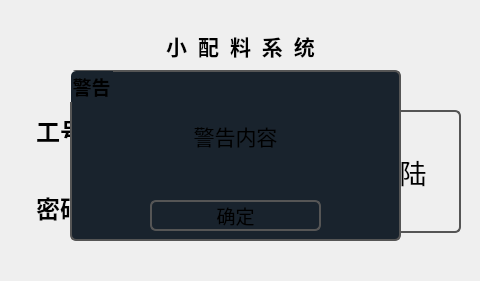
<?xml version="1.0" encoding="UTF-8"?>
<ui version="4.0">
 <class>Dialog</class>
 <widget class="QDialog" name="Dialog">
  <property name="geometry">
   <rect>
    <x>0</x>
    <y>0</y>
    <width>480</width>
    <height>281</height>
   </rect>
  </property>
  <property name="maximumSize">
   <size>
    <width>480</width>
    <height>680</height>
   </size>
  </property>
  <property name="windowTitle">
   <string>小配料登陆</string>
  </property>
  <property name="styleSheet">
   <string notr="true">border:0px solid rgb(255, 255, 255);
</string>
  </property>
  <widget class="QLabel" name="label">
   <property name="geometry">
    <rect>
     <x>20</x>
     <y>110</y>
     <width>71</width>
     <height>41</height>
    </rect>
   </property>
   <property name="font">
    <font>
     <family>Arial Black</family>
     <pointsize>18</pointsize>
     <weight>75</weight>
     <bold>true</bold>
    </font>
   </property>
   <property name="styleSheet">
    <string notr="true">border:0px solid rgb(255, 255, 255);
border-style:outset;
background:transparent;</string>
   </property>
   <property name="text">
    <string>工号:</string>
   </property>
   <property name="alignment">
    <set>Qt::AlignRight|Qt::AlignTrailing|Qt::AlignVCenter</set>
   </property>
  </widget>
  <widget class="QLabel" name="label_2">
   <property name="geometry">
    <rect>
     <x>20</x>
     <y>187</y>
     <width>71</width>
     <height>41</height>
    </rect>
   </property>
   <property name="font">
    <font>
     <family>Arial Black</family>
     <pointsize>18</pointsize>
     <weight>75</weight>
     <bold>true</bold>
    </font>
   </property>
   <property name="styleSheet">
    <string notr="true">border:0px solid rgb(255, 255, 255);
border-style:outset;
background:transparent;</string>
   </property>
   <property name="text">
    <string>密码:</string>
   </property>
   <property name="alignment">
    <set>Qt::AlignRight|Qt::AlignTrailing|Qt::AlignVCenter</set>
   </property>
  </widget>
  <widget class="QPushButton" name="Btn_Login">
   <property name="geometry">
    <rect>
     <x>338</x>
     <y>110</y>
     <width>123</width>
     <height>123</height>
    </rect>
   </property>
   <property name="font">
    <font>
     <family>Arial Black</family>
     <pointsize>20</pointsize>
    </font>
   </property>
   <property name="styleSheet">
    <string notr="true">background-color: transparent;
border: 2px solid #555555;
border-radius: 6px;</string>
   </property>
   <property name="text">
    <string>登陆</string>
   </property>
  </widget>
  <widget class="QGroupBox" name="groupBox">
   <property name="geometry">
    <rect>
     <x>0</x>
     <y>290</y>
     <width>471</width>
     <height>391</height>
    </rect>
   </property>
   <property name="styleSheet">
    <string notr="true"/>
   </property>
   <property name="title">
    <string/>
   </property>
   <widget class="QWidget" name="verticalLayoutWidget">
    <property name="geometry">
     <rect>
      <x>10</x>
      <y>10</y>
      <width>461</width>
      <height>371</height>
     </rect>
    </property>
    <layout class="QVBoxLayout" name="verticalLayout">
     <item>
      <layout class="QHBoxLayout" name="horizontalLayout">
       <item>
        <widget class="QPushButton" name="Btn_1">
         <property name="minimumSize">
          <size>
           <width>135</width>
           <height>80</height>
          </size>
         </property>
         <property name="maximumSize">
          <size>
           <width>135</width>
           <height>80</height>
          </size>
         </property>
         <property name="font">
          <font>
           <family>Arial Black</family>
           <pointsize>20</pointsize>
           <weight>75</weight>
           <bold>true</bold>
          </font>
         </property>
         <property name="styleSheet">
          <string notr="true">background-color: transparent;
border: 2px solid #555555;
border-radius: 6px;</string>
         </property>
         <property name="text">
          <string>1</string>
         </property>
        </widget>
       </item>
       <item>
        <widget class="QPushButton" name="Btn_2">
         <property name="minimumSize">
          <size>
           <width>135</width>
           <height>80</height>
          </size>
         </property>
         <property name="maximumSize">
          <size>
           <width>135</width>
           <height>80</height>
          </size>
         </property>
         <property name="font">
          <font>
           <family>Arial Black</family>
           <pointsize>20</pointsize>
           <weight>75</weight>
           <bold>true</bold>
          </font>
         </property>
         <property name="styleSheet">
          <string notr="true">background-color: transparent;
border: 2px solid #555555;
border-radius: 6px;</string>
         </property>
         <property name="text">
          <string>2</string>
         </property>
        </widget>
       </item>
       <item>
        <widget class="QPushButton" name="Btn_3">
         <property name="minimumSize">
          <size>
           <width>135</width>
           <height>80</height>
          </size>
         </property>
         <property name="maximumSize">
          <size>
           <width>135</width>
           <height>80</height>
          </size>
         </property>
         <property name="font">
          <font>
           <family>Arial Black</family>
           <pointsize>20</pointsize>
           <weight>75</weight>
           <bold>true</bold>
          </font>
         </property>
         <property name="styleSheet">
          <string notr="true">background-color: transparent;
border: 2px solid #555555;
border-radius: 6px;</string>
         </property>
         <property name="text">
          <string>3</string>
         </property>
        </widget>
       </item>
      </layout>
     </item>
     <item>
      <layout class="QHBoxLayout" name="horizontalLayout_3">
       <item>
        <widget class="QPushButton" name="Btn_4">
         <property name="minimumSize">
          <size>
           <width>135</width>
           <height>80</height>
          </size>
         </property>
         <property name="maximumSize">
          <size>
           <width>135</width>
           <height>80</height>
          </size>
         </property>
         <property name="font">
          <font>
           <family>Arial Black</family>
           <pointsize>20</pointsize>
           <weight>75</weight>
           <bold>true</bold>
          </font>
         </property>
         <property name="styleSheet">
          <string notr="true">background-color: transparent;
border: 2px solid #555555;
border-radius: 6px;</string>
         </property>
         <property name="text">
          <string>4</string>
         </property>
        </widget>
       </item>
       <item>
        <widget class="QPushButton" name="Btn_5">
         <property name="minimumSize">
          <size>
           <width>135</width>
           <height>80</height>
          </size>
         </property>
         <property name="maximumSize">
          <size>
           <width>135</width>
           <height>80</height>
          </size>
         </property>
         <property name="font">
          <font>
           <family>Arial Black</family>
           <pointsize>20</pointsize>
           <weight>75</weight>
           <bold>true</bold>
          </font>
         </property>
         <property name="styleSheet">
          <string notr="true">background-color: transparent;
border: 2px solid #555555;
border-radius: 6px;</string>
         </property>
         <property name="text">
          <string>5</string>
         </property>
        </widget>
       </item>
       <item>
        <widget class="QPushButton" name="Btn_6">
         <property name="minimumSize">
          <size>
           <width>135</width>
           <height>80</height>
          </size>
         </property>
         <property name="maximumSize">
          <size>
           <width>135</width>
           <height>80</height>
          </size>
         </property>
         <property name="font">
          <font>
           <family>Arial Black</family>
           <pointsize>20</pointsize>
           <weight>75</weight>
           <bold>true</bold>
          </font>
         </property>
         <property name="styleSheet">
          <string notr="true">background-color: transparent;
border: 2px solid #555555;
border-radius: 6px;</string>
         </property>
         <property name="text">
          <string>6</string>
         </property>
        </widget>
       </item>
      </layout>
     </item>
     <item>
      <layout class="QHBoxLayout" name="horizontalLayout_2">
       <item>
        <widget class="QPushButton" name="Btn_7">
         <property name="minimumSize">
          <size>
           <width>135</width>
           <height>80</height>
          </size>
         </property>
         <property name="maximumSize">
          <size>
           <width>135</width>
           <height>80</height>
          </size>
         </property>
         <property name="font">
          <font>
           <family>Arial Black</family>
           <pointsize>20</pointsize>
           <weight>75</weight>
           <bold>true</bold>
          </font>
         </property>
         <property name="styleSheet">
          <string notr="true">background-color: transparent;
border: 2px solid #555555;
border-radius: 6px;</string>
         </property>
         <property name="text">
          <string>7</string>
         </property>
        </widget>
       </item>
       <item>
        <widget class="QPushButton" name="Btn_8">
         <property name="minimumSize">
          <size>
           <width>135</width>
           <height>80</height>
          </size>
         </property>
         <property name="maximumSize">
          <size>
           <width>135</width>
           <height>80</height>
          </size>
         </property>
         <property name="font">
          <font>
           <family>Arial Black</family>
           <pointsize>20</pointsize>
           <weight>75</weight>
           <bold>true</bold>
          </font>
         </property>
         <property name="styleSheet">
          <string notr="true">background-color: transparent;
border: 2px solid #555555;
border-radius: 6px;</string>
         </property>
         <property name="text">
          <string>8</string>
         </property>
        </widget>
       </item>
       <item>
        <widget class="QPushButton" name="Btn_9">
         <property name="minimumSize">
          <size>
           <width>135</width>
           <height>80</height>
          </size>
         </property>
         <property name="maximumSize">
          <size>
           <width>135</width>
           <height>80</height>
          </size>
         </property>
         <property name="font">
          <font>
           <family>Arial Black</family>
           <pointsize>20</pointsize>
           <weight>75</weight>
           <bold>true</bold>
          </font>
         </property>
         <property name="styleSheet">
          <string notr="true">background-color: transparent;
border: 2px solid #555555;
border-radius: 6px;</string>
         </property>
         <property name="text">
          <string>9</string>
         </property>
        </widget>
       </item>
      </layout>
     </item>
     <item>
      <layout class="QHBoxLayout" name="horizontalLayout_4">
       <item>
        <widget class="QPushButton" name="Btn_Switch">
         <property name="minimumSize">
          <size>
           <width>135</width>
           <height>80</height>
          </size>
         </property>
         <property name="maximumSize">
          <size>
           <width>135</width>
           <height>80</height>
          </size>
         </property>
         <property name="font">
          <font>
           <family>Arial Black</family>
           <pointsize>14</pointsize>
           <weight>75</weight>
           <bold>true</bold>
          </font>
         </property>
         <property name="styleSheet">
          <string notr="true">background-color: transparent;
border: 2px solid #555555;
border-radius: 6px;</string>
         </property>
         <property name="text">
          <string>Switch
更换</string>
         </property>
        </widget>
       </item>
       <item>
        <widget class="QPushButton" name="Btn_0">
         <property name="minimumSize">
          <size>
           <width>135</width>
           <height>80</height>
          </size>
         </property>
         <property name="maximumSize">
          <size>
           <width>135</width>
           <height>80</height>
          </size>
         </property>
         <property name="font">
          <font>
           <family>Arial Black</family>
           <pointsize>20</pointsize>
           <weight>75</weight>
           <bold>true</bold>
          </font>
         </property>
         <property name="styleSheet">
          <string notr="true">background-color: transparent;
border: 2px solid #555555;
border-radius: 6px;</string>
         </property>
         <property name="text">
          <string>0</string>
         </property>
        </widget>
       </item>
       <item>
        <widget class="QPushButton" name="Btn_BackSpace">
         <property name="minimumSize">
          <size>
           <width>135</width>
           <height>80</height>
          </size>
         </property>
         <property name="maximumSize">
          <size>
           <width>135</width>
           <height>80</height>
          </size>
         </property>
         <property name="font">
          <font>
           <family>Arial Black</family>
           <pointsize>14</pointsize>
           <weight>75</weight>
           <bold>true</bold>
          </font>
         </property>
         <property name="styleSheet">
          <string notr="true">background-color: transparent;
border: 2px solid #555555;
border-radius: 6px;</string>
         </property>
         <property name="text">
          <string>BackSpace
回格</string>
         </property>
        </widget>
       </item>
      </layout>
     </item>
    </layout>
   </widget>
  </widget>
  <widget class="QLabel" name="label_3">
   <property name="geometry">
    <rect>
     <x>90</x>
     <y>30</y>
     <width>301</width>
     <height>31</height>
    </rect>
   </property>
   <property name="font">
    <font>
     <family>Arial Black</family>
     <pointsize>16</pointsize>
     <weight>75</weight>
     <bold>true</bold>
    </font>
   </property>
   <property name="styleSheet">
    <string notr="true">border-radius:4px;
border:0px solid rgb(255, 255, 255);
border-style:outset;
background:transparent;</string>
   </property>
   <property name="text">
    <string>小  配  料  系  统</string>
   </property>
   <property name="alignment">
    <set>Qt::AlignCenter</set>
   </property>
  </widget>
  <widget class="QPushButton" name="Btn_Keyboard">
   <property name="geometry">
    <rect>
     <x>286</x>
     <y>193</y>
     <width>35</width>
     <height>35</height>
    </rect>
   </property>
   <property name="styleSheet">
    <string notr="true">border-radius:4px;
border:0px solid rgb(255, 255, 255);
border-style:outset;
background:transparent;</string>
   </property>
   <property name="text">
    <string/>
   </property>
   <property name="iconSize">
    <size>
     <width>32</width>
     <height>32</height>
    </size>
   </property>
  </widget>
  <widget class="QLineEdit" name="Lne_ID">
   <property name="geometry">
    <rect>
     <x>104</x>
     <y>112</y>
     <width>221</width>
     <height>41</height>
    </rect>
   </property>
   <property name="styleSheet">
    <string notr="true">border-radius:4px;
border:1px solid rgb(111, 156, 207);</string>
   </property>
   <property name="text">
    <string>JUN</string>
   </property>
  </widget>
  <widget class="QLineEdit" name="Lne_Passwd">
   <property name="geometry">
    <rect>
     <x>104</x>
     <y>190</y>
     <width>221</width>
     <height>41</height>
    </rect>
   </property>
   <property name="styleSheet">
    <string notr="true">border-radius:4px;
border:1px solid rgb(111, 156, 207);</string>
   </property>
   <property name="text">
    <string>123456</string>
   </property>
   <property name="echoMode">
    <enum>QLineEdit::Password</enum>
   </property>
  </widget>
  <widget class="QGroupBox" name="Gpb_Warning">
   <property name="geometry">
    <rect>
     <x>70</x>
     <y>70</y>
     <width>331</width>
     <height>171</height>
    </rect>
   </property>
   <property name="font">
    <font>
     <family>Arial Black</family>
     <pointsize>14</pointsize>
     <weight>75</weight>
     <bold>true</bold>
    </font>
   </property>
   <property name="styleSheet">
    <string notr="true">background-color: rgb(25, 35, 45);
border: 2px solid #555555;
border-radius: 6px;</string>
   </property>
   <property name="title">
    <string>警告</string>
   </property>
   <widget class="QLabel" name="Lbl_Warning">
    <property name="geometry">
     <rect>
      <x>10</x>
      <y>40</y>
      <width>311</width>
      <height>51</height>
     </rect>
    </property>
    <property name="font">
     <font>
      <family>Arial Narrow</family>
      <pointsize>16</pointsize>
     </font>
    </property>
    <property name="styleSheet">
     <string notr="true">border:0px solid rgb(255, 255, 255);
border-style:outset;
background:transparent;</string>
    </property>
    <property name="text">
     <string>警告内容</string>
    </property>
    <property name="alignment">
     <set>Qt::AlignCenter</set>
    </property>
   </widget>
   <widget class="QPushButton" name="Btn_Warning">
    <property name="geometry">
     <rect>
      <x>80</x>
      <y>130</y>
      <width>171</width>
      <height>31</height>
     </rect>
    </property>
    <property name="font">
     <font>
      <family>Arial Narrow</family>
      <pointsize>14</pointsize>
      <weight>50</weight>
      <bold>false</bold>
     </font>
    </property>
    <property name="styleSheet">
     <string notr="true">background-color: transparent;
border: 2px solid #555555;
border-radius: 6px;</string>
    </property>
    <property name="text">
     <string>确定</string>
    </property>
   </widget>
  </widget>
  <zorder>Lne_Passwd</zorder>
  <zorder>label</zorder>
  <zorder>label_2</zorder>
  <zorder>Btn_Login</zorder>
  <zorder>groupBox</zorder>
  <zorder>label_3</zorder>
  <zorder>Btn_Keyboard</zorder>
  <zorder>Lne_ID</zorder>
  <zorder>Gpb_Warning</zorder>
 </widget>
 <resources/>
 <connections/>
</ui>
